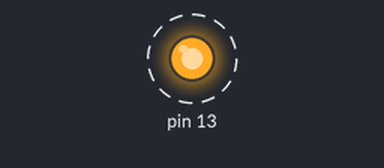
A sketch run on a simulated Arduino Nano, built with avr-gcc and run on an emulated ATmega328P. Shown: output pins drawn as LEDs (lit = HIGH). Dashed ring = blinking.

Above: at 0.2 s.
Timing chart, 0 to 3.0 s (numbered marks = the images above):
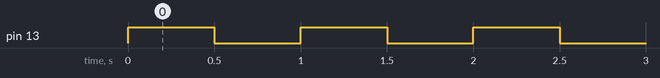

The sketch:

Blink_By_Pointer.ino
```cpp
//This code explains how to use pointers to write desired values in a specific address of AVR Microcontroller
//Boared used :Arduino Nano
//MCU: ATMEGA328P
//Compiler Arduino IDE

void setup()
{
  (*(volatile uint8_t*)(0x24))|=(1<<5);
  //Writing 1 to bit 5 of DDRB (For Arduino Pin 13)
}

void loop()
{
  (*(volatile uint8_t*)(0x25))^=(1<<5);
  //Writing 1 to bit 5 of PORTB (Arduino Pin 13)
  delay(500);
}
```

Measured:
- by itself, pin 13: alternates HIGH for 0.50 s and LOW for 0.50 s
